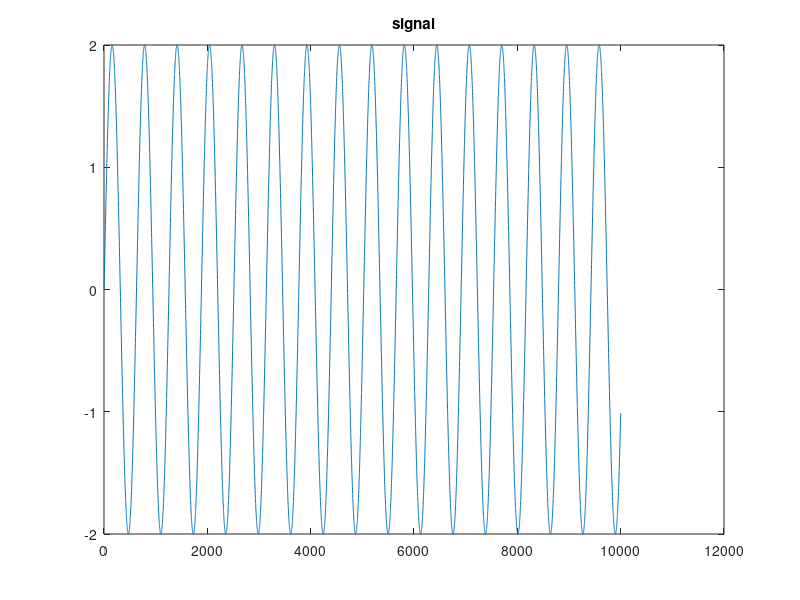

Write the MATLAB code that produced this figure. (Note: this script raises an error after producing the figure.)

%% Create a messgage 
% lets just make a sine wave
signal = 2*sin(0:0.01:100);
figure
plot(signal);
title('signal');

%% create chaotic noise
%A random initial vector
x_0=rand(3,1);
%Solving the Lorenz 96 system using ode45 over a given time interval
[tout, xout] = lorenz_attractor(0,0.01,100,x_0, @(t)10, @(t)8/3, @(t)28);
%Plotting the phase portrait
%plot3(xout(:,1),xout(:,2),xout(:,3))

figure
plot(signal+xout(:,1)');
title('signal+noise');

%% decode

u_in = signal+xout(:,1)';

%A random initial vector
x_0=rand(3,1);
%Solving the Lorenz 96 system using ode45 over a given time interval
[tout, xout] = signal_decode(0,0.01,100,x_0, @(t)10, @(t)8/3, @(t)28, u_in);

figure
plot(u_in - xout(:,1)')






